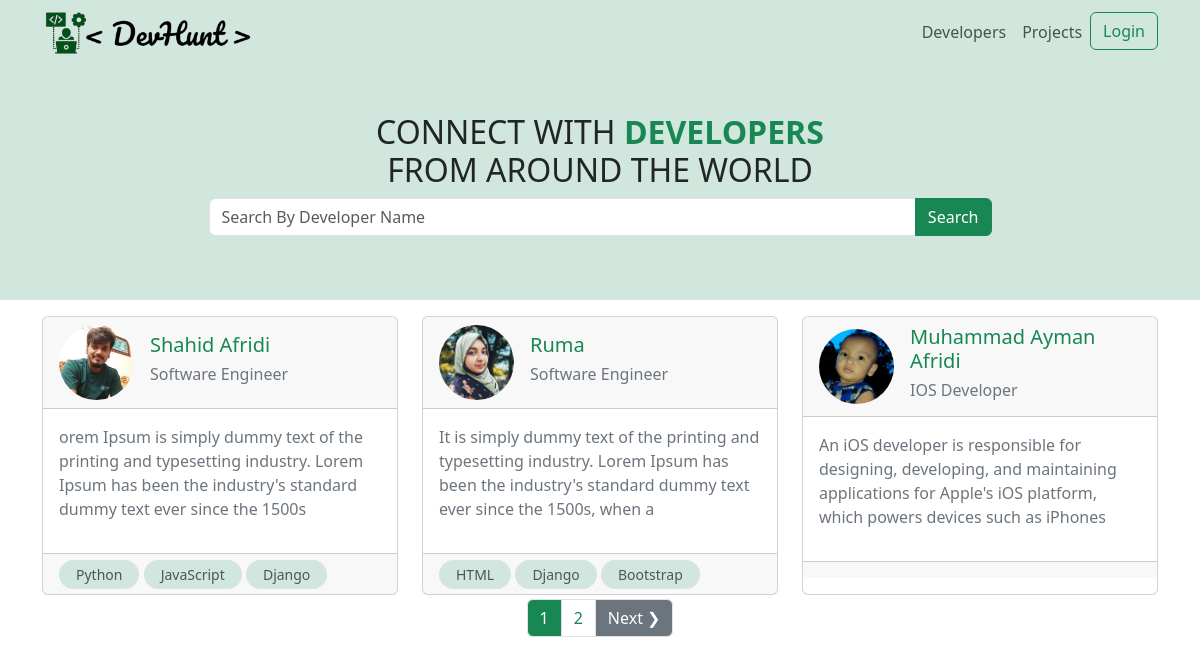
The page / on the database its author committed.
### users/models.py (models this page shows, shortened)
class Profile(models.Model):
    user = models.OneToOneField(
        User, on_delete=models.CASCADE, blank=True, null=True)
    name = models.CharField(max_length=255, blank=True, null=True)
    email = models.EmailField(max_length=500, blank=True, null=True)
    username = models.CharField(max_length=255, blank=True, null=True)
    short_intro = models.CharField(max_length=200, blank=True, null=True)
    location = models.CharField(max_length=200, blank=True, null=True)
    bio = models.TextField(blank=True, null=True)
    profile_image = models.ImageField(
        blank=True, null=True, upload_to='profiles/', default='profiles/user-default.png')
    social_github = models.CharField(max_length=200, blank=True, null=True)
    social_twitter = models.CharField(max_length=200, blank=True, null=True)
    social_linkedin = models.CharField(max_length=200, blank=True, null=True)
    social_youtube = models.CharField(max_length=200, blank=True, null=True)
    social_website = models.CharField(max_length=200, blank=True, null=True)
    created_at = models.DateTimeField(auto_now_add=True)
    id = models.UUIDField(default=uuid.uuid4, unique=True,
                          primary_key=True, editable=False)
    class Meta:
        ordering = ['created_at']
    @property
    def imageURL(self):
        try:
            url = self.profile_image.url
        except:
            url = ''
        return url

class Skill(models.Model):
    owner = models.ForeignKey(
        Profile, on_delete=models.CASCADE, null=True, blank=True)
    name = models.CharField(max_length=200, blank=True, null=True)
    description = models.TextField(null=True, blank=True)
    created_at = models.DateTimeField(auto_now_add=True)
    id = models.UUIDField(default=uuid.uuid4, unique=True,
                          primary_key=True, editable=False)

### users/views.py (the view)
# urls.py: path('', views.profiles, name='profiles'),
def profiles(request):
    profiles, search_query = searchProfiles(request)
    profiles, custom_range, paginator = paginateProfiles(request, profiles, 3)
    context = {
        'profiles': profiles,
        'search_query': search_query,
        'custom_range': custom_range,
        'paginator': paginator
    }
    return render(request, 'users/profiles.html', context)

### users/utils.py (called while the page is built)
def searchProfiles(request):
    search_query = ''
    if request.GET.get('search_query'):
        search_query = request.GET.get('search_query')
    skills = Skill.objects.filter(name__icontains=search_query)
    profiles = Profile.objects.distinct().filter(
        Q(name__icontains=search_query) |
        Q(short_intro__icontains=search_query) |
        Q(skill__in=skills)
    )
    return profiles, search_query

def paginateProfiles(request, profiles, results):
    page = request.GET.get('page')
    paginator = Paginator(profiles, results)
    try:
        profiles = paginator.page(page)
    except PageNotAnInteger:
        page = 1
        profiles = paginator.page(page)
    except EmptyPage:
        page = paginator.num_pages
        profiles = paginator.page(page)
    leftIndex = (int(page)-4)
    if leftIndex < 1:
        leftIndex = 1
    rightIndex = (int(page)+5)
    if rightIndex > paginator.num_pages:
        rightIndex = paginator.num_pages + 1
    custom_range = range(leftIndex, rightIndex)
    return profiles, custom_range, paginator

### users/templates/users/profiles.html (shortened to what this page needs)
{% extends 'main.html' %}
{% block content %}
<div class=" bg-success-subtle">
    <div class='container text-center p-5'>
        <h2>CONNECT WITH <span class='text-success' style="font-weight: 800;">DEVELOPERS</span> <br> FROM AROUND THE WORLD</h2>
        <form id="searchForm" action="{% url 'profiles' %}" method="get">
            <div class="input-group mb-3 m-auto w-75">
                <input type="text" class="form-control" placeholder="Search By Developer Name" name="search_query" aria-label="Recipient's username" aria-describedby="button-addon2" value={{search_query}} >
                <input class="btn  btn-success" type="submit" value="Search" id="button-addon2">
            </div>
        </form>
    </div>
</div>
<div class="container mt-3">
    <div class="row row-cols-1 row-cols-md-3 g-4">
        {% for profile in profiles %}
        <div class="col ">
            <a class="text-decoration-none " href="{% url 'profile' profile.id %}" >
          <div class="card h-100 ">
            <div class='card-header'>
                <div class='d-flex align-items-center'>
                    <div>
                        <img src="{{ profile.imageURL}}" class="rounded-circle" style="width: 75px;" alt="Avatar" />
                    </div>
                    <div class='ps-3'>
                        <h5 class="text-success card-title ">{{profile.name}}</h5>
                        <h6 class='text-secondary'>{{ profile.short_intro }}</h6>
                    </div>
                </div>
            </div>
            <div class="card-body">
              <p class="text-secondary">
                {{ profile.bio|slice:"150" }}
              </p>
            </div>
            </a>
            <div class="card-footer">
                {% for skill in profile.skill_set.all|slice:"3" %}
                <small class="border border-1 py-1 px-3  bg-success-subtle text-body-secondary rounded-pill">{{skill.name}}</small>
                {% endfor %}
            </div>
          </div>
        </div>
        {% endfor %}
   {% include 'pagination.html' with queryset=profiles custom_range=custom_range %}
{% endblock content %}

### rows shown on the page
Profile: imageURL (picture), name "Shahid Afridi", short_intro "Software Engineer", bio "orem Ipsum is simply dummy text of the printing and typesetting industry. Lorem Ipsum has been the industry's standard dummy text ever since the 1500s"
Skill: name "Python"
Skill: name "JavaScript"
Skill: name "Django"
Profile: imageURL (picture), name "Ruma", short_intro "Software Engineer", bio "It is simply dummy text of the printing and typesetting industry. Lorem Ipsum has been the industry's standard dummy text ever since the 1500s, when a"
Skill: name "HTML"
Skill: name "Django"
Skill: name "Bootstrap"
Profile: imageURL (picture), name "Muhammad Ayman Afridi", short_intro "IOS Developer", bio "An iOS developer is responsible for designing, developing, and maintaining applications for Apple's iOS platform, which powers devices such as iPhones"

### other values the page prints
{{ page }} "1"
{{ page }} "2"
